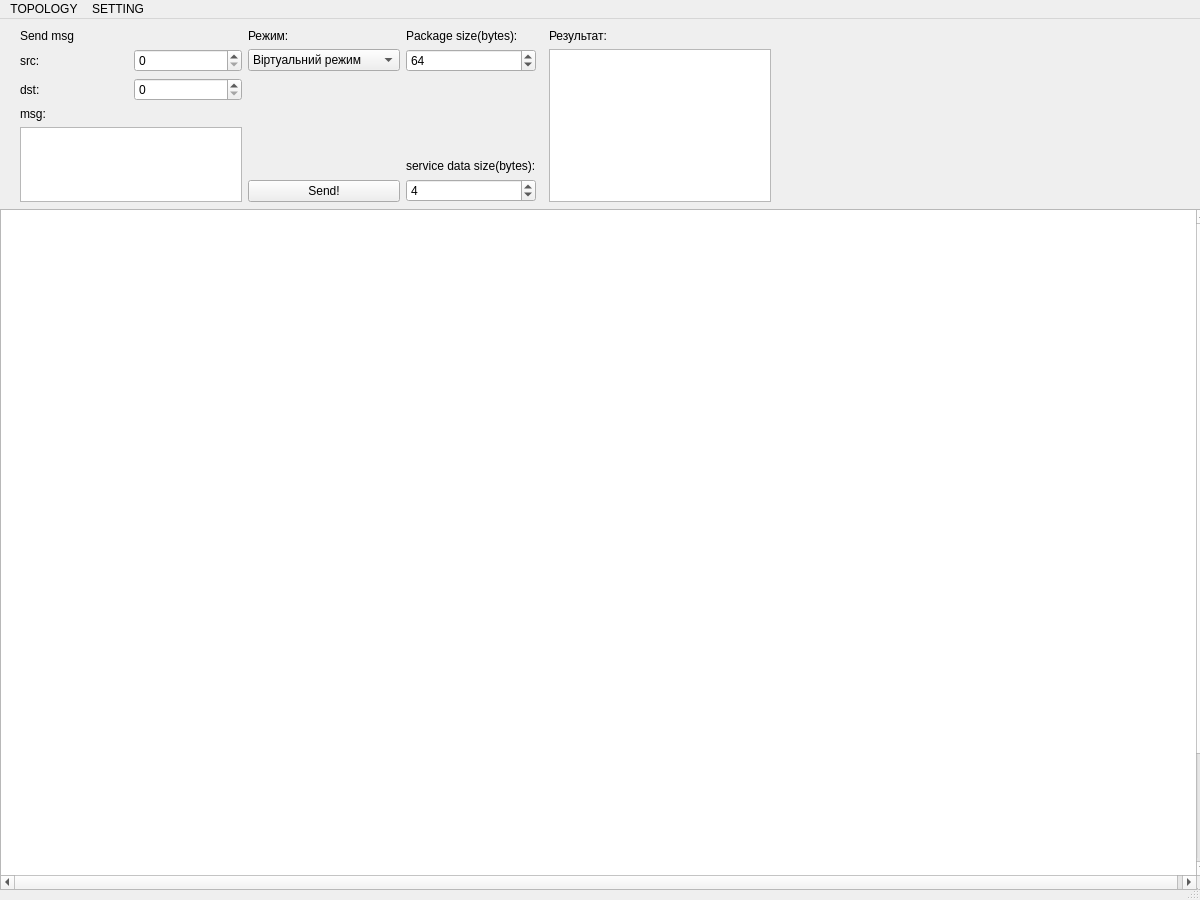
<?xml version="1.0" encoding="UTF-8"?>
<ui version="4.0">
 <class>MainWindow</class>
 <widget class="QMainWindow" name="MainWindow">
  <property name="geometry">
   <rect>
    <x>0</x>
    <y>0</y>
    <width>1200</width>
    <height>900</height>
   </rect>
  </property>
  <property name="minimumSize">
   <size>
    <width>1200</width>
    <height>900</height>
   </size>
  </property>
  <property name="maximumSize">
   <size>
    <width>1200</width>
    <height>951</height>
   </size>
  </property>
  <property name="windowTitle">
   <string>MainWindow</string>
  </property>
  <widget class="QWidget" name="centralwidget">
   <property name="minimumSize">
    <size>
     <width>1200</width>
     <height>900</height>
    </size>
   </property>
   <property name="maximumSize">
    <size>
     <width>1200</width>
     <height>900</height>
    </size>
   </property>
   <widget class="QGraphicsView" name="graphicsView">
    <property name="geometry">
     <rect>
      <x>0</x>
      <y>190</y>
      <width>1211</width>
      <height>681</height>
     </rect>
    </property>
    <property name="sceneRect">
     <rectf>
      <x>0.000000000000000</x>
      <y>0.000000000000000</y>
      <width>1200.000000000000000</width>
      <height>800.000000000000000</height>
     </rectf>
    </property>
   </widget>
   <widget class="QWidget" name="layoutWidget">
    <property name="geometry">
     <rect>
      <x>20</x>
      <y>10</y>
      <width>751</width>
      <height>173</height>
     </rect>
    </property>
    <layout class="QGridLayout" name="gridLayout_3">
     <item row="0" column="0">
      <layout class="QGridLayout" name="gridLayout_2">
       <item row="0" column="0" rowspan="2">
        <layout class="QGridLayout" name="gridLayout">
         <item row="0" column="0">
          <widget class="QLabel" name="label">
           <property name="text">
            <string>Send msg</string>
           </property>
          </widget>
         </item>
         <item row="3" column="0">
          <layout class="QVBoxLayout" name="verticalLayout">
           <item>
            <widget class="QLabel" name="label_4">
             <property name="text">
              <string>msg:</string>
             </property>
            </widget>
           </item>
           <item>
            <widget class="QTextEdit" name="textEdit"/>
           </item>
          </layout>
         </item>
         <item row="2" column="0">
          <layout class="QHBoxLayout" name="horizontalLayout">
           <item>
            <widget class="QLabel" name="label_3">
             <property name="text">
              <string>dst:</string>
             </property>
            </widget>
           </item>
           <item>
            <widget class="QSpinBox" name="dst_sb"/>
           </item>
          </layout>
         </item>
         <item row="1" column="0">
          <layout class="QHBoxLayout" name="horizontalLayout_2">
           <item>
            <widget class="QLabel" name="label_2">
             <property name="text">
              <string>src:</string>
             </property>
            </widget>
           </item>
           <item>
            <widget class="QSpinBox" name="src_sb"/>
           </item>
          </layout>
         </item>
        </layout>
       </item>
       <item row="0" column="1">
        <layout class="QVBoxLayout" name="verticalLayout_2">
         <item>
          <widget class="QLabel" name="label_5">
           <property name="text">
            <string>Режим:</string>
           </property>
          </widget>
         </item>
         <item>
          <widget class="QComboBox" name="comboBox">
           <item>
            <property name="text">
             <string>Віртуальний режим</string>
            </property>
           </item>
           <item>
            <property name="text">
             <string>Дейтаграмний режим</string>
            </property>
           </item>
          </widget>
         </item>
         <item>
          <spacer name="verticalSpacer">
           <property name="orientation">
            <enum>Qt::Vertical</enum>
           </property>
           <property name="sizeHint" stdset="0">
            <size>
             <width>20</width>
             <height>40</height>
            </size>
           </property>
          </spacer>
         </item>
        </layout>
       </item>
       <item row="1" column="1">
        <widget class="QPushButton" name="send_msg_btn">
         <property name="text">
          <string>Send!</string>
         </property>
        </widget>
       </item>
      </layout>
     </item>
     <item row="0" column="2">
      <spacer name="horizontalSpacer">
       <property name="orientation">
        <enum>Qt::Horizontal</enum>
       </property>
       <property name="sizeHint" stdset="0">
        <size>
         <width>40</width>
         <height>20</height>
        </size>
       </property>
      </spacer>
     </item>
     <item row="0" column="3">
      <layout class="QVBoxLayout" name="verticalLayout_3">
       <item>
        <widget class="QLabel" name="label_6">
         <property name="text">
          <string>Результат:</string>
         </property>
        </widget>
       </item>
       <item>
        <widget class="QTextBrowser" name="result_textBrowser"/>
       </item>
      </layout>
     </item>
     <item row="0" column="1">
      <layout class="QVBoxLayout" name="verticalLayout_6">
       <item>
        <layout class="QVBoxLayout" name="verticalLayout_5">
         <item>
          <widget class="QLabel" name="label_7">
           <property name="text">
            <string>Package size(bytes):</string>
           </property>
          </widget>
         </item>
         <item>
          <widget class="QSpinBox" name="package_spinBox">
           <property name="maximum">
            <number>1024</number>
           </property>
           <property name="value">
            <number>64</number>
           </property>
          </widget>
         </item>
        </layout>
       </item>
       <item>
        <spacer name="verticalSpacer_2">
         <property name="orientation">
          <enum>Qt::Vertical</enum>
         </property>
         <property name="sizeHint" stdset="0">
          <size>
           <width>20</width>
           <height>40</height>
          </size>
         </property>
        </spacer>
       </item>
       <item>
        <layout class="QVBoxLayout" name="verticalLayout_4">
         <item>
          <widget class="QLabel" name="label_8">
           <property name="text">
            <string>service data size(bytes):</string>
           </property>
          </widget>
         </item>
         <item>
          <widget class="QSpinBox" name="service_spinBox">
           <property name="maximum">
            <number>1024</number>
           </property>
           <property name="value">
            <number>4</number>
           </property>
          </widget>
         </item>
        </layout>
       </item>
      </layout>
     </item>
    </layout>
   </widget>
   <zorder>layoutWidget</zorder>
   <zorder>graphicsView</zorder>
   <zorder>label_7</zorder>
   <zorder>label_8</zorder>
   <zorder>package_spinBox</zorder>
   <zorder>service_spinBox</zorder>
   <zorder>verticalSpacer_2</zorder>
  </widget>
  <widget class="QMenuBar" name="menubar">
   <property name="geometry">
    <rect>
     <x>0</x>
     <y>0</y>
     <width>1200</width>
     <height>21</height>
    </rect>
   </property>
   <widget class="QMenu" name="menuTOPOLOGY">
    <property name="title">
     <string>TOPOLOGY</string>
    </property>
    <addaction name="actiongenerate_random"/>
   </widget>
   <widget class="QMenu" name="menuSETTING">
    <property name="title">
     <string>SETTING</string>
    </property>
    <addaction name="actionconfigurations"/>
   </widget>
   <addaction name="menuTOPOLOGY"/>
   <addaction name="menuSETTING"/>
  </widget>
  <widget class="QStatusBar" name="statusbar"/>
  <action name="actiongenerate_random">
   <property name="text">
    <string>generate random</string>
   </property>
  </action>
  <action name="actionconfigurations">
   <property name="text">
    <string>configurations</string>
   </property>
  </action>
 </widget>
 <resources/>
 <connections/>
</ui>
